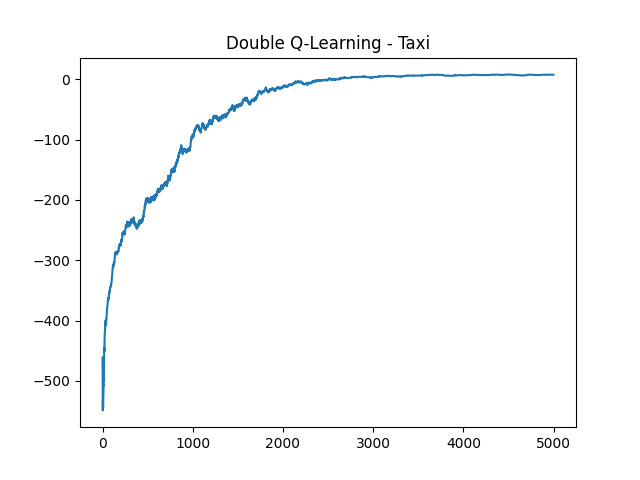

The Python source for this figure:
import os
import gymnasium as gym
import numpy as np
import matplotlib.pyplot as plt
import pickle

def run(episodes, is_training=True, render=False):

    env = gym.make("Taxi-v3", render_mode="human" if render else None)

    
    if is_training:
        q1 = np.zeros((env.observation_space.n, env.action_space.n))
        q2 = np.zeros((env.observation_space.n, env.action_space.n))
    else:
        f = open("taxi/taxi.pkl", "rb")
        q1 = pickle.load(f)
        q2 = pickle.load(f)
        f.close()
        
        
    learning_rate_a = 0.1 #alpha or learning rate
    discount_factor_g = 0.95 #gamma or discount factor
    epsilons = 0.1 # 1 = 100% random action
    epsilon_decay_rate = 0.995 # decay per episode
    rng = np.random.default_rng() # random number generator
    
    rewards_per_episode = np.zeros(episodes)
    
    
    for i in range(episodes):
        print(f"Episode {i+1}/{episodes}")
        state = env.reset()[0]
        terminated = False
        truncated = False
        episode_reward = 0


        while(not terminated and not truncated):
            if is_training and rng.random() < epsilons:
                #choose random action (0=move left, 1=move down, 2=move right, 3=move up)
                action = env.action_space.sample()
            else:
                action = np.argmax(q1[state, :] + q2[state, :])

            new_state, reward, terminated, truncated, _ = env.step(action)
            
            if is_training:
                if rng.random() < 0.5:
                    # Update q1
                    q1[state, action] = q1[state, action] + learning_rate_a * (
                        reward + discount_factor_g * q2[new_state, np.argmax(q1[new_state, :])] - q1[state, action]
                    )
                else:
                    # Update q2
                    q2[state, action] = q2[state, action] + learning_rate_a * (
                        reward + discount_factor_g * q1[new_state, np.argmax(q2[new_state, :])] - q2[state, action]
                    )


            state = new_state
            episode_reward += reward
            
        
        epsilons = max(0.01, epsilons * epsilon_decay_rate)
        
        rewards_per_episode[i] = episode_reward
            
            
    env.close()
    
    if is_training:
        f = open("taxi/taxi.pkl", "wb")
        pickle.dump(q1, f)
        pickle.dump(q2, f)  
        f.close()
    
    mean_reward = np.zeros(episodes)
    for t in range(episodes):
        mean_reward[t] = np.mean(rewards_per_episode[max(0, t-100):(t+1)])
    plt.plot(mean_reward)
    plt.title('Double Q-Learning - Taxi')
    plt.savefig('taxi/taxi.png')
    
if __name__ == "__main__":
    run(5000, is_training=True, render=False)
    